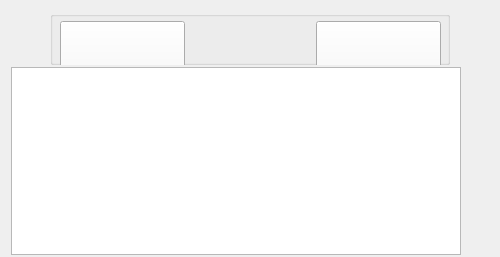
        <widget class="QWidget" name="LeftLayout" native="true">
         <property name="sizePolicy">
          <sizepolicy hsizetype="Expanding" vsizetype="Expanding">
           <horstretch>6</horstretch>
           <verstretch>0</verstretch>
          </sizepolicy>
         </property>
         <property name="minimumSize">
          <size>
           <width>500</width>
           <height>0</height>
          </size>
         </property>
         <layout class="QVBoxLayout" name="verticalLayout_3">
          <property name="spacing">
           <number>2</number>
          </property>
          <property name="bottomMargin">
           <number>2</number>
          </property>
          <item alignment="Qt::AlignHCenter">
           <widget class="QGroupBox" name="AutoTestFrame">
            <property name="sizePolicy">
             <sizepolicy hsizetype="Expanding" vsizetype="Expanding">
              <horstretch>4</horstretch>
              <verstretch>2</verstretch>
             </sizepolicy>
            </property>
            <property name="minimumSize">
             <size>
              <width>400</width>
              <height>50</height>
             </size>
            </property>
            <property name="maximumSize">
             <size>
              <width>16777215</width>
              <height>16777213</height>
             </size>
            </property>
            <widget class="QWidget" name="layoutWidget">
             <property name="geometry">
              <rect>
               <x>10</x>
               <y>10</y>
               <width>381</width>
               <height>131</height>
              </rect>
             </property>
             <layout class="QHBoxLayout" name="horizontalLayout_4">
              <item>
               <widget class="QPushButton" name="pushButton_AutoTest">
                <property name="sizePolicy">
                 <sizepolicy hsizetype="Expanding" vsizetype="Expanding">
                  <horstretch>0</horstretch>
                  <verstretch>0</verstretch>
                 </sizepolicy>
                </property>
                <property name="font">
                 <font>
                  <family>Arial</family>
                  <pointsize>16</pointsize>
                  <weight>50</weight>
                  <italic>false</italic>
                  <bold>false</bold>
                 </font>
                </property>
                <property name="styleSheet">
                 <string notr="true">font: 16pt &quot;Arial&quot;;</string>
                </property>
                <property name="text">
                 <string>自动测试</string>
                </property>
               </widget>
              </item>
              <item>
               <spacer name="horizontalSpacer">
                <property name="orientation">
                 <enum>Qt::Horizontal</enum>
                </property>
                <property name="sizeType">
                 <enum>QSizePolicy::Expanding</enum>
                </property>
                <property name="sizeHint" stdset="0">
                 <size>
                  <width>40</width>
                  <height>20</height>
                 </size>
                </property>
               </spacer>
              </item>
              <item>
               <widget class="QPushButton" name="pushButton_Connect">
                <property name="sizePolicy">
                 <sizepolicy hsizetype="Expanding" vsizetype="Expanding">
                  <horstretch>0</horstretch>
                  <verstretch>0</verstretch>
                 </sizepolicy>
                </property>
                <property name="font">
                 <font>
                  <family>Arial</family>
                  <pointsize>16</pointsize>
                  <weight>50</weight>
                  <italic>false</italic>
                  <bold>false</bold>
                 </font>
                </property>
                <property name="styleSheet">
                 <string notr="true">font: 16pt &quot;Arial&quot;;</string>
                </property>
                <property name="text">
                 <string>连接设备</string>
                </property>
               </widget>
              </item>
             </layout>
            </widget>
           </widget>
          </item>
          <item alignment="Qt::AlignLeft">
           <widget class="QTextBrowser" name="textBrowser">
            <property name="sizePolicy">
             <sizepolicy hsizetype="Expanding" vsizetype="Expanding">
              <horstretch>4</horstretch>
              <verstretch>7</verstretch>
             </sizepolicy>
            </property>
            <property name="minimumSize">
             <size>
              <width>450</width>
              <height>0</height>
             </size>
            </property>
            <property name="maximumSize">
             <size>
              <width>16777215</width>
              <height>16777215</height>
             </size>
            </property>
           </widget>
          </item>
         </layout>
        </widget>
